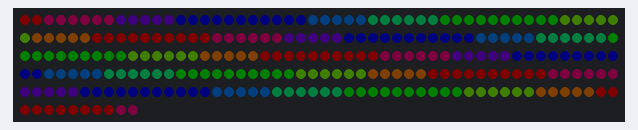
Bench run of a sketch on a simulated Arduino Nano, built with avr-gcc and run on an emulated ATmega328P. On the bench: 260 RGB LEDs in strip order, left to right, continuing on the next row. Dim RGB values are drawn brighter than linear.

Above: at 0.41 s.
At 13.16 s:
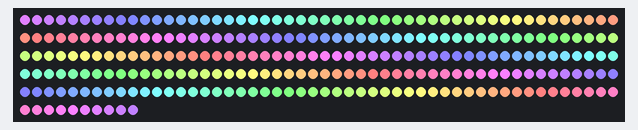
At 15.53 s:
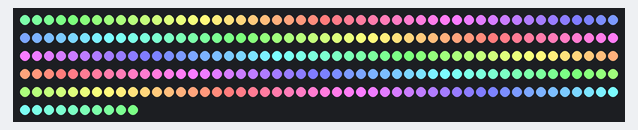
At 19.37 s:
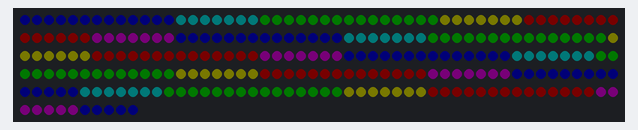
At 32.12 s:
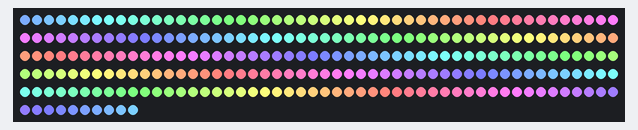
At 39.84 s:
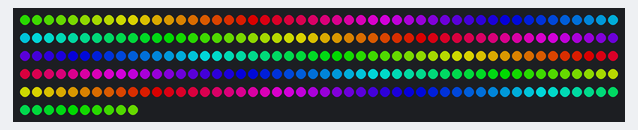

The sketch:

sample2.ino
```cpp
#include "LPD8806.h"
#include "SPI.h"

// Simple test for 260 (5 meters) of LPD8806-based RGB LED strip, this is a
// modified version of the original demo - it creates a rainbow, animates it
// and fades from black->colours->white->colours->black in a cycle, holding
// somewhat longer on the full colour, all while cycling the rainbow colours.

// This has been tested with a high density (260 LEDs / 5m) strip and a nano
// board, running from a 5V 10A PSU.

/*****************************************************************************/

// Number of RGB LEDs in strand:
const int nLEDs = 260;

// Chose 2 pins for output; can be any valid output pins. These aren't used
// in the code as it stands as I'm using the hardware SPI support on the nano
// int dataPin  = 2;
// int clockPin = 3;

// The offset is used to cycle colours along the strip
int offset = 0;

// Multiple is used to space out the spectrum, a value of 4 will be four
// times as many cycles as a value of 1 on any given length
const int multiple = 4;

// Number of steps the colour pattern advances each tick
const int offsetDelta = 2;

// First parameter is the number of LEDs in the strand.  The LED strips
// are 32 LEDs per meter but you can extend or cut the strip.  Next two
// parameters are SPI data and clock pins:
//LPD8806 strip = LPD8806(nLEDs, dataPin, clockPin);

// You can optionally use hardware SPI for faster writes, just leave out
// the data and clock pin parameters.  But this does limit use to very
// specific pins on the Arduino.  For "classic" Arduinos (Uno, Duemilanove,
// etc.), data = pin 11, clock = pin 13.  For Arduino Mega, data = pin 51,
// clock = pin 52.  For 32u4 Breakout Board+ and Teensy, data = pin B2,
// clock = pin B1.  For Leonardo, this can ONLY be done on the ICSP pins.

// Hardware SPI on the nano uses clock = 13, data = 11
LPD8806 strip = LPD8806(nLEDs);

void setup() {
  // Start up the LED strip
  strip.begin();
  // Update the strip, to start they are all 'off'
  strip.show();
}

void loop() {

  unsigned int n, mode;
  for (mode = 0; mode < 8; mode++) {
    for (n = 0; n < 256; n+=5) {
      switch (mode) {
        case 0: // Fade from black to full saturated colour
          cycle(offset, 255, n);
          break;
        case 5: // Fade from full colour to white
          cycle(offset, 255-n, 255);
          break;
        case 6: // Fade from white to full colour
          cycle(offset, n, 255);
          break;
        case 7: // Fade from full colour to black
          cycle(offset, 255, 255-n);
          break;
        default: // Cycle with full saturation and value
          cycle(offset, 255, 255);
      }
      // Increment the offset to animate the colour pattern
      offset = (offset + offsetDelta) % strip.numPixels();
    }
  }
}

// Set LED colours into a rainbow with specified saturation and value
void cycle(unsigned int offset, unsigned int s, unsigned int v) {
  unsigned int n;
  for (n = 0; n < strip.numPixels(); n++)
    strip.setPixelColor(n, hsvToColour(n * multiple + offset,s,v));
  strip.show();
}

// Build a colour to pass to the strip API from a hue, saturation, value triple.
// Note that with the strip I'm using the rgb values are in fact rbg, you will
// need to modify the various return statements if this isn't the case for your
// hardware. Saturation, value and hue values are all in the range 0-255. If the
// supplied values are not in this range value and saturation are clamped to 255
// if higher, hue is taken with the supplied value mod 255 (hue being a
// quantity which wraps around the edge of the colour space)
uint32_t hsvToColour(unsigned int h, unsigned int s, unsigned int v) {

  unsigned char region, remainder, p, q, t;

  // Sanity check ranges and check for no saturation
  h = h % 256;
  if (s > 255) s = 255;
  if (v > 255) v = 255;
  else v = (v * v) >> 8;
  if (s == 0) return strip.Color(v >> 1, v >> 1, v >> 1);

  // Map HSV to RGB, use to build a colour value for the strip library
  region = h / 43;
  remainder = (h - (region * 43)) * 6;
  p = (v * (255 - s)) >> 9;
  q = (v * (255 - ((s * remainder) >> 8))) >> 9;
  t = (v * (255 - ((s * (255 - remainder)) >> 8))) >> 9;
  v = v >> 1;
  switch (region) {
  case 0:
    return strip.Color(v, p, t);
  case 1:
    return strip.Color(q, p, v);
  case 2:
    return strip.Color(p, t, v);
  case 3:
    return strip.Color(p, v, q);
  case 4:
    return strip.Color(t, v, p);
  }
  return strip.Color(v, q, p);
}
```
